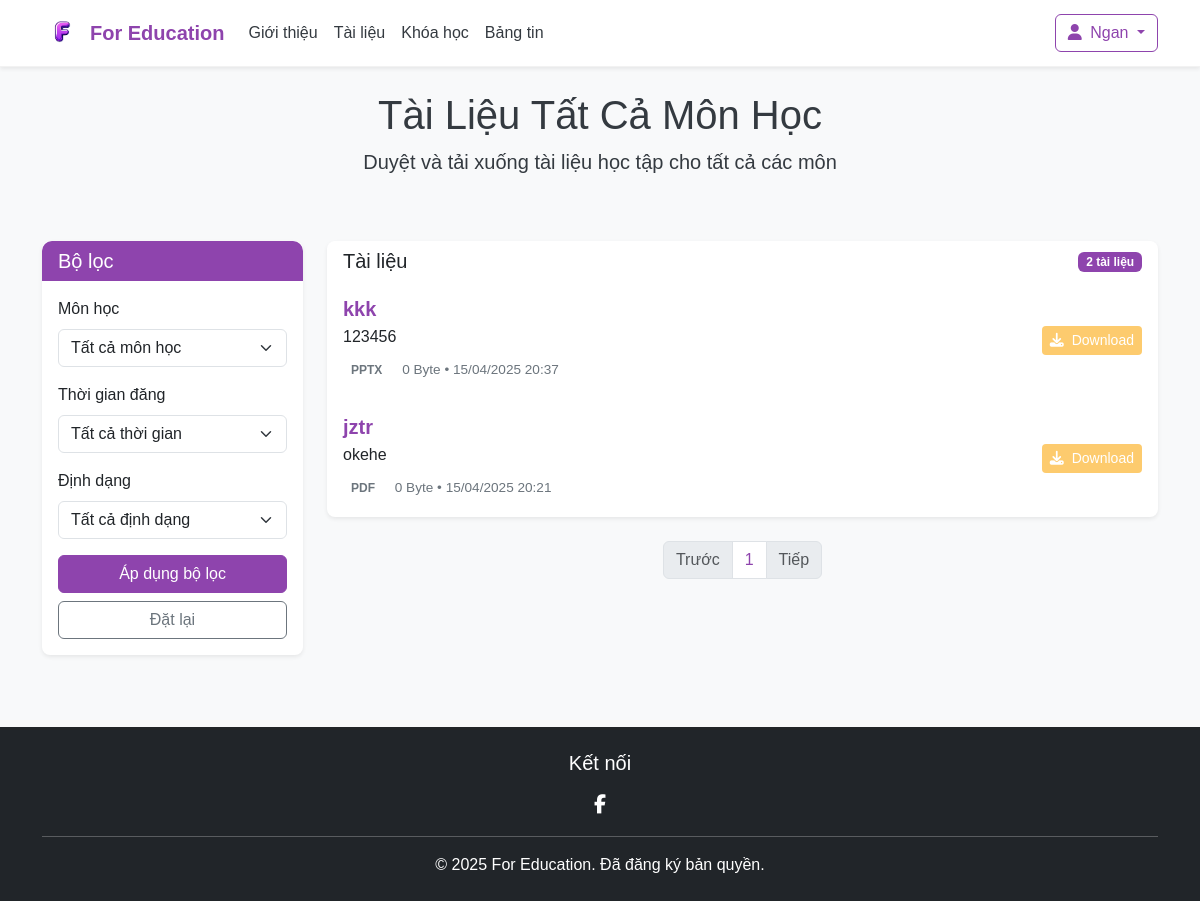
Screenshot of /index.php?act=tailieu&page=2 (signed in) with the database file from the repository.
### tables this page shows
CREATE TABLE `documents` (
  `id` int(11) NOT NULL,
  `title` varchar(255) NOT NULL,
  `description` text DEFAULT NULL,
  `format` varchar(20) DEFAULT NULL,
  `file_size` bigint(20) NOT NULL,
  `file_path` varchar(255) NOT NULL,
  `uploader_id` int(11) DEFAULT NULL,
  `class_id` int(11) DEFAULT NULL,
  `upload_date` datetime DEFAULT current_timestamp(),
  `danhmuc` varchar(100) DEFAULT NULL,
  `monhoc` varchar(100) DEFAULT NULL,
  `lophoc` varchar(255) DEFAULT NULL
);

### models/pdo.php (called while the page is built, shortened)
<?php
function pdo_get_connection() {
    $dburl = "mysql:host=localhost;dbname=education;charset=utf8";
    $username = "root";
    $password = "";
    try {
        $pdo = new PDO($dburl, $username, $password);
        $pdo->setAttribute(PDO::ATTR_ERRMODE, PDO::ERRMODE_EXCEPTION);
        return $pdo;
    } catch (PDOException $e) {
        die("Connection failed: " . $e->getMessage());
    }
}
function pdo_query($sql){
    $sql_args = array_slice(func_get_args(), 1);
    try{
        $conn = pdo_get_connection();
        $stmt = $conn->prepare($sql);
        $stmt->execute($sql_args);
        $rows = $stmt->fetchAll();
        return $rows;
    }
    catch(PDOException $e){
        throw $e;
    }
    finally{
        unset($conn);
    }
}

### models/tailieu.php (called while the page is built, shortened)
<?php
require_once 'pdo.php';
function layDanhSachDocuments($filters = []) {
    $sql = "SELECT * FROM documents WHERE 1=1";
    $params = [];
    $sql .= " ORDER BY upload_date DESC";
    try {
        $documents = pdo_query($sql, ...$params);
        foreach ($documents as &$doc) {
            $doc['file_size_readable'] = chuyenDoiKichThuocFile($doc['file_size']);
        }
        return $documents;
    } catch (PDOException $e) {
        error_log("Lỗi truy vấn: " . $e->getMessage());
        return [];
    }
}
function chuyenDoiKichThuocFile($bytes) {
    if ($bytes == 0) return '0 Byte';
    $units = ['Byte', 'KB', 'MB', 'GB', 'TB'];
    $i = floor(log($bytes, 1024));
    return round($bytes / pow(1024, $i), 2) . ' ' . $units[$i];
}
?>

### view/DocumentListPage.php (the view, shortened to what this page needs)
<?php
require_once 'models/tailieu.php';
$filters = [
    'monhoc' => trim($_GET['monhoc'] ?? ''),
    'format' => $_GET['format'] ?? '',
    'thoigian' => $_GET['thoigian'] ?? '',
    'tungay' => '',
    'denngay' => ''
];
$documents = layDanhSachDocuments($filters);
$itemsPerPage = 4;
$totalDocuments = count($documents);
$totalPages = ceil($totalDocuments / $itemsPerPage);
$currentPage = isset($_GET['page']) && is_numeric($_GET['page']) ? max(1, (int)$_GET['page']) : 1;
$currentPage = min($currentPage, $totalPages);
$startIndex = ($currentPage - 1) * $itemsPerPage;
$documentsOnPage = array_slice($documents, $startIndex, $itemsPerPage);
$current_url = $_SERVER['PHP_SELF'] . '?act=tailieu';
?>
<header class="bg-light py-4">
    <div class="container">
        <?php
        $title = 'Tài Liệu ';
        $desc = 'Duyệt và tải xuống tài liệu học tập ';
        if (!empty($filters['monhoc'])) {
            $title .= htmlspecialchars($filters['monhoc']);
            $desc .= 'cho môn ' . htmlspecialchars($filters['monhoc']);
        } else {
            $title .= 'Tất Cả Môn Học';
            $desc .= 'cho tất cả các môn';
        }
        ?>
        <h1 class="text-center"><?= $title ?></h1>
        <p class="text-center lead"><?= $desc ?></p>
    </div>
</header>
<main class="container my-4">
    <div class="row">
        <div class="col-lg-3 mb-4">
            <div class="card shadow-sm">
                <div class="card-header bg-primary text-white">
                    <h5 class="mb-0">Bộ lọc</h5>
                </div>
                <div class="card-body">
                    <form method="GET" action="<?= $_SERVER['PHP_SELF'] ?>">
                        <div class="mb-3">
                            <label for="monhoc-filter" class="form-label">Môn học</label>
                            <select class="form-select" id="monhoc-filter" name="monhoc">
                                <option value="">Tất cả môn học</option>
                            </select>
                        </div>
                        <div class="mb-3">
                            <label for="thoigian-filter" class="form-label">Thời gian đăng</label>
                            <select class="form-select" id="thoigian-filter" name="thoigian">
                                <option value="">Tất cả thời gian</option>
                            </select>
                        </div>
                        <div class="mb-3">
                            <label for="format-filter" class="form-label">Định dạng</label>
                            <select class="form-select" id="format-filter" name="format">
                                <option value="">Tất cả định dạng</option>
                            </select>
                        </div>
                        <div class="d-grid gap-2">
                            <button type="submit" class="btn btn-primary">Áp dụng bộ lọc</button>
                            <a href="DocumentListPage.php" class="btn btn-outline-secondary">Đặt lại</a>
                        </div>
                    </form>
                </div>
            </div>
        </div>
        <div class="col-lg-9">
            <div class="card shadow-sm mb-4">
                <div class="card-header bg-white">
                    <div class="row align-items-center">
                        <div class="col">
                            <h5 class="mb-0">Tài liệu</h5>
                        </div>
                        <div class="col-auto">
                            <span class="badge bg-primary"><?= $totalDocuments ?> tài liệu</span>
                        </div>
                    </div>
                </div>
                <div class="card-body p-0">
                    <?php if (empty($documentsOnPage)): ?>
                        <div class="list-group-item document-item p-3 text-center">
                            <i class="fas fa-folder-open fa-2x text-muted mb-2"></i>
                            <p class="mb-0">Không tìm thấy tài liệu nào phù hợp</p>
                        </div>
                    <?php else: ?>
                        <?php foreach ($documentsOnPage as $doc): ?>
                            <div class="list-group-item document-item p-3">
                                <div class="row align-items-center">
                                    <div class="col-md-8">
                                        <h5 class="document-title"><?= htmlspecialchars($doc['title']) ?></h5>
                                        <p class="document-description mb-2"><?= htmlspecialchars($doc['description']) ?></p>
                                        <div class="document-meta">
                                            <span class="document-format format-<?= $doc['format'] ?>"><?= strtoupper($doc['format']) ?></span>
                                            <span class="document-size"><?= $doc['file_size_readable'] ?></span> •
                                            <span class="document-date"><?= $doc['upload_date_formatted'] ?></span>
                                        </div>
                                    </div>
                                    <div class="col-md-4 text-md-end document-actions">
                                        <a href="/giuaki/web-giangvien/models/download.php?id=<?= $doc['id'] ?>" class="btn btn-sm btn-download">
                                            <i class="fas fa-download me-1"></i> Download
                                        </a>
                                    </div>
                                </div>
                            </div>
                        <?php endforeach; ?>
                    <?php endif; ?>
                </div>
            </div>
            <nav aria-label="Phân trang tài liệu">
                <ul class="pagination justify-content-center" id="pagination">
                    <li class="page-item <?= ($currentPage <= 1) ? 'disabled' : '' ?>">
                        <a class="page-link" href="<?= $current_url . '&page=' . ($currentPage - 1) ?>">Trước</a>
                    </li>
                    <?php for ($i = 1; $i <= $totalPages; $i++): ?>
                        <li class="page-item <?= ($i === $currentPage) ? 'active' : '' ?>">
                            <a class="page-link" href="<?= $current_url . '&page=' . $i ?>"><?= $i ?></a>
                        </li>
                    <?php endfor; ?>
                    <li class="page-item <?= ($currentPage >= $totalPages) ? 'disabled' : '' ?>">
                        <a class="page-link" href="<?= $current_url . '&page=' . ($currentPage + 1) ?>">Tiếp</a>
                    </li>
                </ul>
            </nav>
        </div>
    </div>
</main>

### layout/css/index.css (style rules this page uses)
:root { --primary: #8E44AD; --background: #F8F9FA; --text: #343A40; --accent: #FDCB6E; }
body { background-color: var(--background); color: var(--text); font-family: -apple-system, BlinkMacSystemFont, "Segoe UI", Roboto, Helvetica, Arial, sans-serif; }
.btn-primary { background-color: var(--primary); border-color: var(--primary); }

### layout/css/myclass.css (style rules this page uses)
:root { --primary-color: #8E44AD; --background-color: #F8F9FA; --text-color: #343A40; --accent-color: #FDCB6E; }
body { background-color: var(--background-color); color: var(--text-color); font-family: 'Segoe UI', Tahoma, Geneva, Verdana, sans-serif; }
.card-header { border-radius: 10px 10px 0 0 !important; }
.bg-primary { background-color: var(--primary-color) !important; }
.btn-primary { background-color: var(--primary-color); border-color: var(--primary-color); }

### layout/css/DocumentListPage.css (style rules this page uses)
:root { --primary: #8E44AD; --background: #F8F9FA; --text: #343A40; --accent: #FDCB6E; }
body { background-color: var(--background); color: var(--text); font-family: 'Arial', sans-serif; }
.bg-primary { background-color: var(--primary) !important; }
.btn-primary { background-color: var(--primary); border-color: var(--primary); }
.card { border: none; border-radius: 8px; overflow: hidden; }
.card-header { border-bottom: none; }
.document-item { transition: transform 0.2s, box-shadow 0.2s; border-left: 0; border-right: 0; }
.document-item:first-child { border-top: 0; }
.document-item:last-child { border-bottom: 0; }
.document-title { color: var(--primary); font-weight: 600; margin-bottom: 0.25rem; }
.document-meta { font-size: 0.85rem; color: #6c757d; }
.document-date { color: #6c757d; }
.document-format { display: inline-block; padding: 0.25rem 0.5rem; border-radius: 4px; font-size: 0.75rem; font-weight: bold; margin-right: 0.5rem; }
.btn-download { color: white; background-color: var(--accent); border: none; border-radius: 4px; transition: background-color 0.2s; }
.page-link { color: var(--primary); }

### rows the page displays
documents: title "kkk", description "123456", format "PPTX", file_size_readable "0 Byte", upload_date_formatted "15/04/2025 20:37"
documents: title "jztr", description "okehe", format "PDF", file_size_readable "0 Byte", upload_date_formatted "15/04/2025 20:21"

### other values shown
$_SESSION['username'] "Ngan"
$title "Tài Liệu Tất Cả Môn Học"
$desc "Duyệt và tải xuống tài liệu học tập cho tất cả các môn"
$totalDocuments "2"
